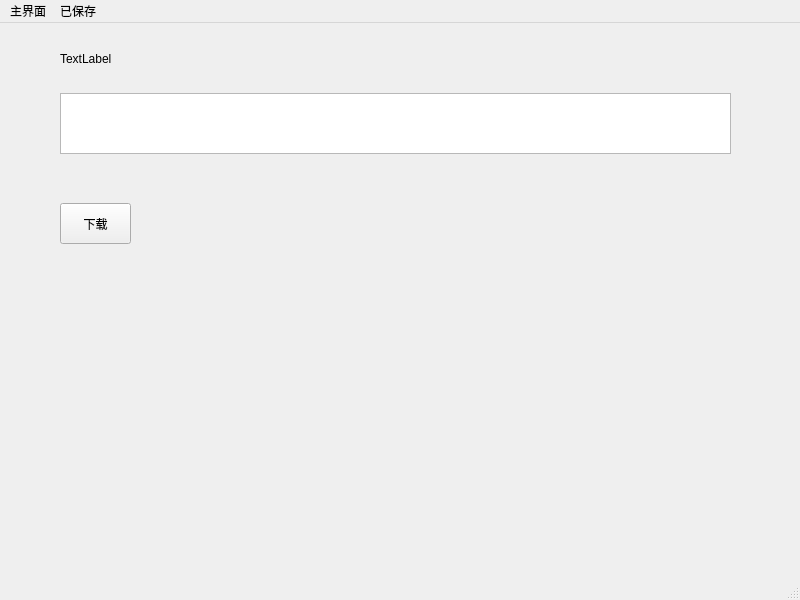
<?xml version="1.0" encoding="UTF-8"?>
<ui version="4.0">
 <class>MainWindow</class>
 <widget class="QMainWindow" name="MainWindow">
  <property name="geometry">
   <rect>
    <x>0</x>
    <y>0</y>
    <width>800</width>
    <height>600</height>
   </rect>
  </property>
  <property name="windowTitle">
   <string>MainWindow</string>
  </property>
  <widget class="QWidget" name="centralwidget">
   <widget class="QTextEdit" name="input">
    <property name="enabled">
     <bool>true</bool>
    </property>
    <property name="geometry">
     <rect>
      <x>60</x>
      <y>70</y>
      <width>671</width>
      <height>61</height>
     </rect>
    </property>
    <property name="placeholderText">
     <string/>
    </property>
   </widget>
   <widget class="QPushButton" name="dlbutton">
    <property name="geometry">
     <rect>
      <x>60</x>
      <y>180</y>
      <width>71</width>
      <height>41</height>
     </rect>
    </property>
    <property name="text">
     <string>下载</string>
    </property>
   </widget>
   <widget class="QLabel" name="label">
    <property name="geometry">
     <rect>
      <x>60</x>
      <y>10</y>
      <width>671</width>
      <height>51</height>
     </rect>
    </property>
    <property name="text">
     <string>TextLabel</string>
    </property>
   </widget>
  </widget>
  <widget class="QMenuBar" name="menubar">
   <property name="geometry">
    <rect>
     <x>0</x>
     <y>0</y>
     <width>800</width>
     <height>26</height>
    </rect>
   </property>
   <widget class="QMenu" name="menu">
    <property name="title">
     <string>主界面</string>
    </property>
   </widget>
   <widget class="QMenu" name="menu_2">
    <property name="title">
     <string>已保存</string>
    </property>
   </widget>
   <addaction name="menu"/>
   <addaction name="menu_2"/>
  </widget>
  <widget class="QStatusBar" name="statusbar"/>
 </widget>
 <resources/>
 <connections/>
</ui>
